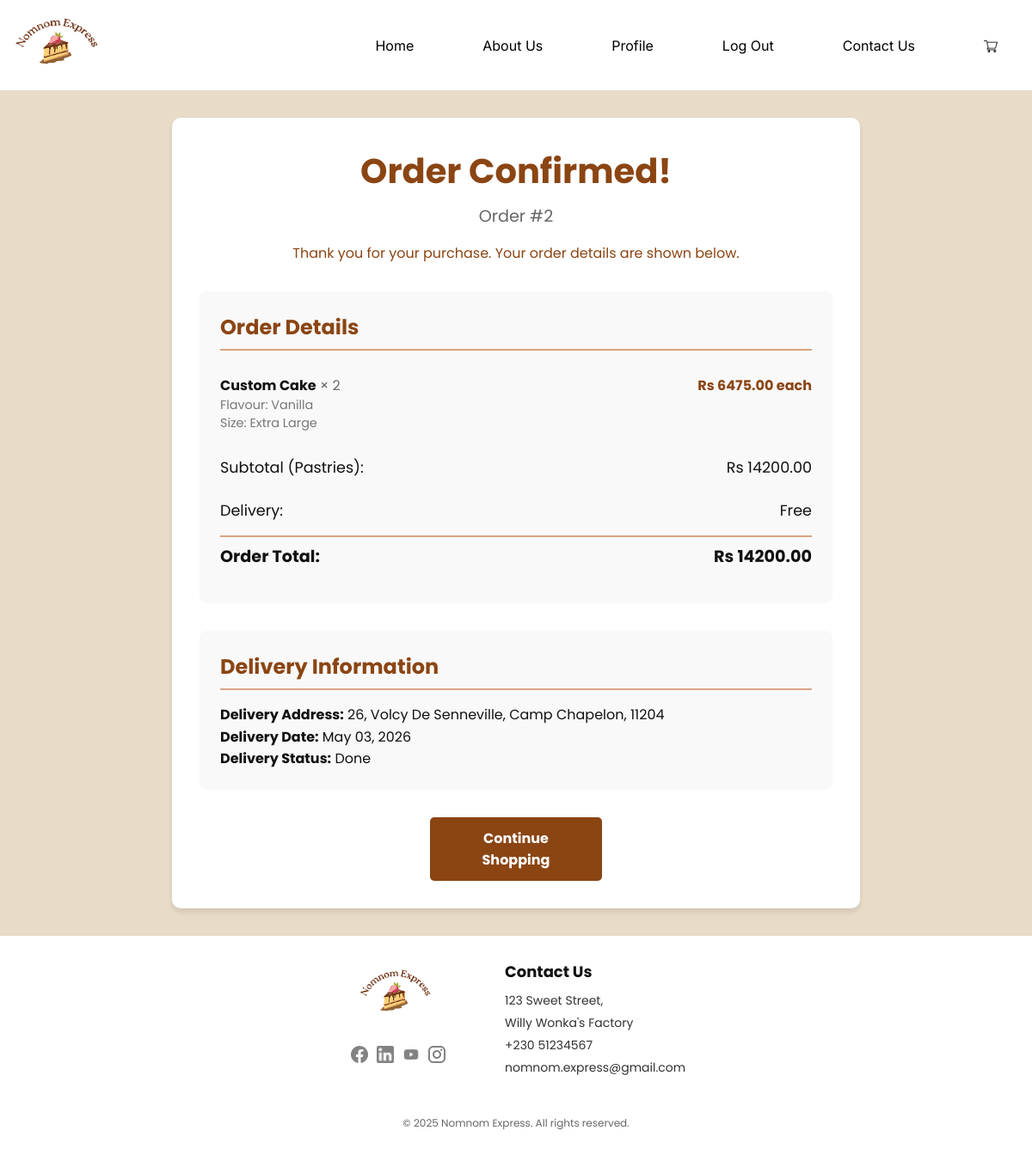
Screenshot of /orders/confirmation/2/ (signed in) with the database file from the repository.
### orders/models.py (models this page shows, shortened)
class Order(models.Model):
    user = models.ForeignKey(User, on_delete=models.CASCADE)
    order_date = models.DateTimeField(auto_now_add=True)
    pickup_date = models.DateTimeField(null=True, blank=True)
    order_status = models.CharField(
        max_length=20,
        choices=[
            ("Pending", "Pending"),
            ("Paid", "Paid"),
            ("Cancelled", "Cancelled"),
        ],
        default="Pending",
    )
    total_amount = models.DecimalField(max_digits=10, decimal_places=2, default=0.00)
    tax_amount = models.DecimalField(max_digits=10, decimal_places=2, default=0.00)
    delivery_fee = models.DecimalField(max_digits=10, decimal_places=2, default=0.00)
    is_preorder = models.BooleanField(default=False)

class OrderDetail(models.Model):
    order = models.ForeignKey(
        Order, on_delete=models.CASCADE, related_name="order_details"
    )
    pastry = models.ForeignKey(Pastry, on_delete=models.CASCADE)
    price = models.DecimalField(max_digits=10, decimal_places=2)
    quantity = models.PositiveIntegerField(default=1)

### pastry/models.py (models this page shows, shortened)
class Pastry(models.Model):
    CATEGORY_CHOICES = [
        ('CAKE', 'Cake'),
        ('BROWNIE', 'Brownie'),
        ('DONUT', 'Donut'),
        ('COOKIE', 'Cookie'),
        ('TART', 'Tart'),
        ('CUPCAKE', 'Cupcake'),
    ]
    pastry_name = models.CharField(max_length=100)
    pastry_category = models.CharField(max_length=20, choices=CATEGORY_CHOICES)
    pastry_price = models.DecimalField(max_digits=8, decimal_places=2)
    image = models.ImageField(upload_to='pastries/', blank=True, null=True)
    is_available = models.BooleanField(default=True)
    is_bestseller = models.BooleanField(default=False)
    flavour = models.CharField(max_length=50, blank=True, null=True)
    filling = models.CharField(max_length=50, blank=True, null=True)
    frosting = models.CharField(max_length=100, blank=True, null=True)
    decoration = models.CharField(max_length=100, blank=True, null=True)
    message = models.CharField(max_length=150, blank=True, null=True)
    size = models.CharField(
        max_length=20,
        choices=[
            ('S', 'Small'),
            ('M', 'Medium'),
            ('L', 'Large'),
            ('XL', 'Extra Large'),
        ],
        blank=True, null=True
    )
    layers = models.IntegerField(default=1, blank=True, null=True)
    cake_message = models.CharField(max_length=50, blank=True, null=True)
    pickup_date = models.DateField(blank=True, null=True)
    reference_image = models.ImageField(upload_to='custom_cakes/', blank=True, null=True)
    is_custom = models.BooleanField(default=False)

### delivery/models.py (models this page shows, shortened)
class Delivery(models.Model):
    order = models.ForeignKey(Order, on_delete=models.CASCADE)
    address = models.CharField(max_length=255)
    status = models.CharField(
        max_length=50,
        choices=[
            ("Pending", "Pending"),
            ("Done", "Done"),
            ("Failed", "Failed"),
            ("Cancelled", "Cancelled"),
        ],
        default="Pending",
    )
    date = models.DateField()
    confirmation_photo = models.BinaryField(null=True, blank=True)
    confirmed_at = models.DateTimeField(null=True, blank=True)
    qr_code_data = models.CharField(max_length=500, null=True, blank=True)
    class Meta:
        verbose_name_plural = "Deliveries"

### orders/views.py (the view)
# urls.py: path('confirmation/<int:order_id>/', views.order_confirmation, name='order_confirmation'),
@login_required
def order_confirmation(request, order_id):
    order = get_object_or_404(Order, id=order_id, user=request.user)
    order_details = order.order_details.all()
    try:
        delivery = Delivery.objects.filter(order=order).latest("id")
    except Delivery.DoesNotExist:
        delivery = None
    context = {
        "order": order,
        "order_details": order_details,
        "delivery": delivery,
        "user_profile": request.user,
    }
    return render(request, "orders/order_confirmation.html", context)

### cart/context_processors.py (called while the page is built)
def cart_item_count(request):
    count = 0
    if request.user.is_authenticated:
        try:
            cart = Cart.objects.get(user=request.user)
            count = cart.total_items
        except Cart.DoesNotExist:
            pass
    return {'cart_item_count': count}

### cart/models.py (called while the page is built)
    @property
    def total_items(self):
        return sum(item.quantity for item in self.items.all())

### orders/templates/orders/order_confirmation.html (shortened to what this page needs)
{% extends 'base.html' %}
{% load static %}
{% block body_class %}white-navbar-brown-bg{% endblock %}
{% block extra_css %}
    <link rel="stylesheet" href="{% static 'orders/order.css' %}">
{% endblock %}
{% block content %}
<div class="confirmation-container">
    <div class="confirmation-header">
        <h1>Order Confirmed!</h1>
        <p class="order-id">Order #{{ order.id }}</p>
        <p>Thank you for your purchase. Your order details are shown below.</p>
    </div>
    <div class="confirmation-content">
        <div class="order-details">
            <h2 class="section-title">Order Details</h2>
            <ul class="pastry-list">
                {% for detail in order_details %}
                <li class="pastry-item">
                    <div class="pastry-info">
                        <span class="pastry-name">{{ detail.pastry.pastry_name }}</span>
                        <span class="pastry-quantity">× {{ detail.quantity }}</span>
                        {% if detail.pastry.flavour %}
                            <span class="pastry-extra">Flavour: {{ detail.pastry.flavour }}</span>
                        {% endif %}
                        {% if detail.pastry.size %}
                            <span class="pastry-extra">Size: {{ detail.pastry.get_size_display }}</span>
                        {% endif %}
                    </div>
                    <div class="pastry-price">Rs {{ detail.price|floatformat:2 }} each</div>
                </li>
                {% endfor %}
            </ul>
            <div class="summary-row">
                <span>Subtotal (Pastries):</span>
                <span>Rs {{ order.total_amount|floatformat:2 }}</span>
            </div>
            <div class="summary-row">
                <span>Delivery:</span>
                <span>Free</span>
            </div>
            <div class="summary-row summary-total">
                <span>Order Total:</span>
                <span>Rs {{ order.total_amount|floatformat:2 }}</span>
            </div>
        </div>
        <div class="delivery-info">
            <h2 class="section-title">Delivery Information</h2>
            {% if delivery and delivery.address %}
                <p class="delivery-address"><strong>Delivery Address:</strong> {{ delivery.address }}</p>
            {% endif %}
            {% if delivery %}
                <p><strong>Delivery Date:</strong> {{ delivery.date|date:"F d, Y" }}</p>
                <p><strong>Delivery Status:</strong> {{ delivery.status }}</p>
            {% else %}
                <p><strong>Delivery Date:</strong> Not specified</p>
                <p><strong>Delivery Status:</strong> Not specified</p>
            {% endif %}
        </div>
    </div>
    <a href="{% url 'landing:landing' %}?order_success=1&amp;order_id={{ order.id }}" class="continue-shopping-btn">Continue Shopping</a>
  </div>
{% endblock %}

### landing/static/landing/style.css (style rules this page uses)
* { margin: 0; padding: 0; box-sizing: border-box; }
body { font-family: "Poppins", sans-serif; background-color: #e8dbc7; color: #222; }

### about_us/static/about_us/style.css (style rules this page uses)
body { margin: 0; padding: 0; background-color: #f1e4d3; color: #111111; font-family: "Poppins", sans-serif; }

### contact/static/contact/style.css (style rules this page uses)
* { margin: 0; padding: 0; box-sizing: border-box; font-family: "Poppins", sans-serif; }

### static/style.css (style rules this page uses)
body.white-navbar-brown-bg { background-color: #e8dbc7; }

### orders/static/orders/order.css (style rules this page uses)
:root { --primary-light-brown: #f5efe6; --secondary-medium-brown: #a0826d; --accent-dark-brown: #6f4e37; --accent-gold: #c9a66b; --text-dark: #3e2723; --text-light: #5d4037; --border-color: #d7ccc8; --font-heading: "Playfair Display", serif; --font-body: "Segoe UI", Tahoma, Geneva, Verdana, sans-serif; --shadow-sm: 0 4px 10px rgba(111, 78, 55, 0.08); --shadow-md: 0 8px 20px rgba(111, 78, 55, 0.12); --transition: all 0.3s cubic-bezier(0.4, 0, 0.2, 1); }
.summary-row { display: flex; justify-content: space-between; margin-bottom: 1.25rem; font-size: 1.1rem; }
.delivery-info { font-size: 0.85rem; color: #8d6e63; margin-left: 35px; margin-bottom: 1.5rem; }
.summary-total { margin-top: 2rem; padding-top: 2rem; border-top: 2px solid var(--primary-light-brown); }

### orders/templates/orders/order_confirmation.html (style rules this page uses)
.confirmation-container { max-width: 800px; margin: 2rem auto; padding: 2rem; background: white; border-radius: 10px; box-shadow: 0 4px 6px rgba(0,0,0,0.1); }
.confirmation-header { text-align: center; margin-bottom: 2rem; color: #8B4513; }
.confirmation-header h1 { font-size: 2.5rem; margin-bottom: 0.5rem; }
.confirmation-header .order-id { font-size: 1.2rem; color: #666; margin-bottom: 1rem; }
.confirmation-content { display: grid; gap: 2rem; }
.order-details, .delivery-info { background: #f9f9f9; padding: 1.5rem; border-radius: 8px; }
.confirmation-content .delivery-info { margin-left: 0; margin-bottom: 0; font-size: 1rem; color: inherit; }
.section-title { font-size: 1.5rem; color: #8B4513; margin-bottom: 1rem; padding-bottom: 0.5rem; border-bottom: 2px solid #d9a384; }
.pastry-list { list-style: none; padding: 0; }
.pastry-item { display: flex; justify-content: space-between; padding: 0.75rem 0; border-bottom: 1px solid #eee; }
.pastry-item:last-child { border-bottom: none; }
.pastry-name { font-weight: bold; }
.pastry-quantity { color: #666; }
.pastry-extra { font-size: 0.9em; color: #777; display: block; }
.pastry-price { font-weight: bold; color: #8B4513; }
.delivery-address { white-space: pre-line; line-height: 1.6; }
.summary-row { display: flex; justify-content: space-between; margin: 0.5rem 0; padding: 0.5rem 0; }
.summary-total { border-top: 2px solid #d9a384; font-weight: bold; font-size: 1.2rem; }
.continue-shopping-btn { display: block; width: 200px; margin: 2rem auto 0; text-align: center; background: #8B4513; color: white; padding: 0.75rem 1.5rem; border-radius: 5px; text-decoration: none; font-weight: bold; }

### rows the page displays
Order: id "2", total_amount "14200.00"
OrderDetail: pastry.pastry_name "Custom Cake", quantity "2", pastry.flavour "Vanilla", pastry.size "Extra Large", price "6475.00"
Delivery: address "26, Volcy De Senneville, Camp Chapelon, 11204", date "May 03, 2026", status "Done"
